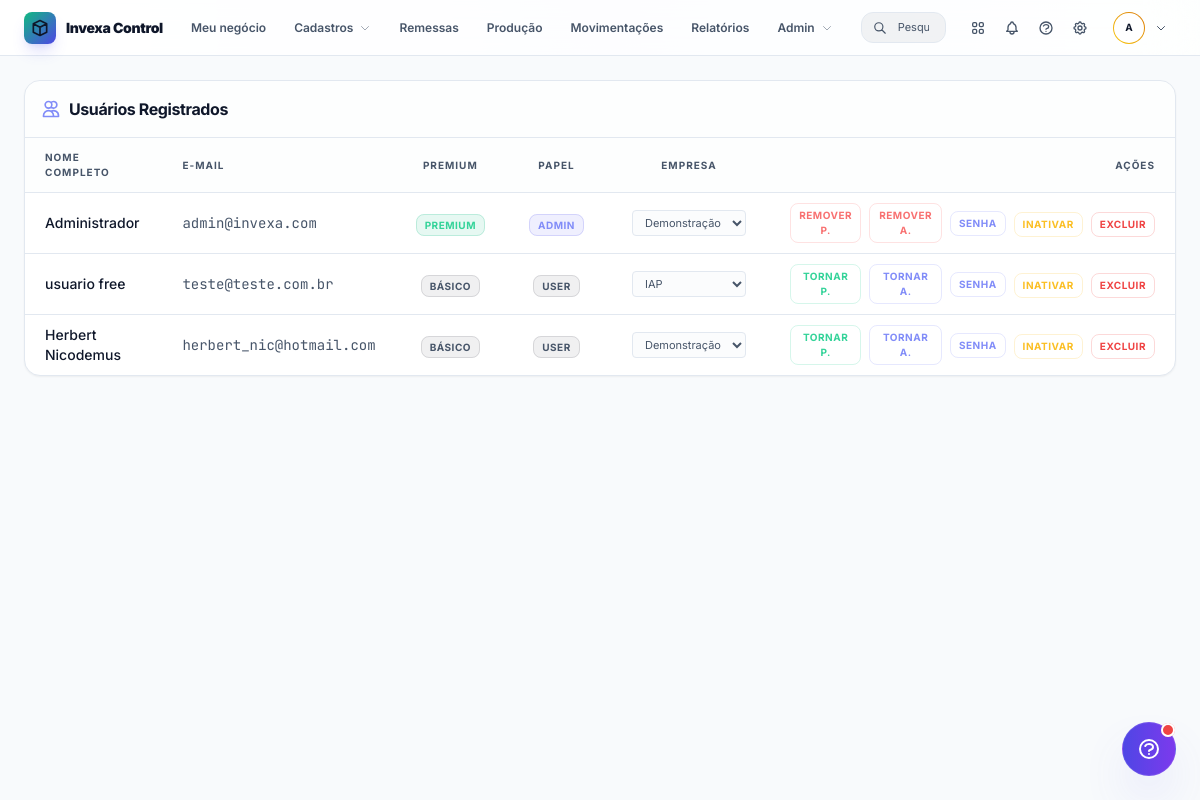
/admin/users (signed in), run on an earlier commit of the app's database.
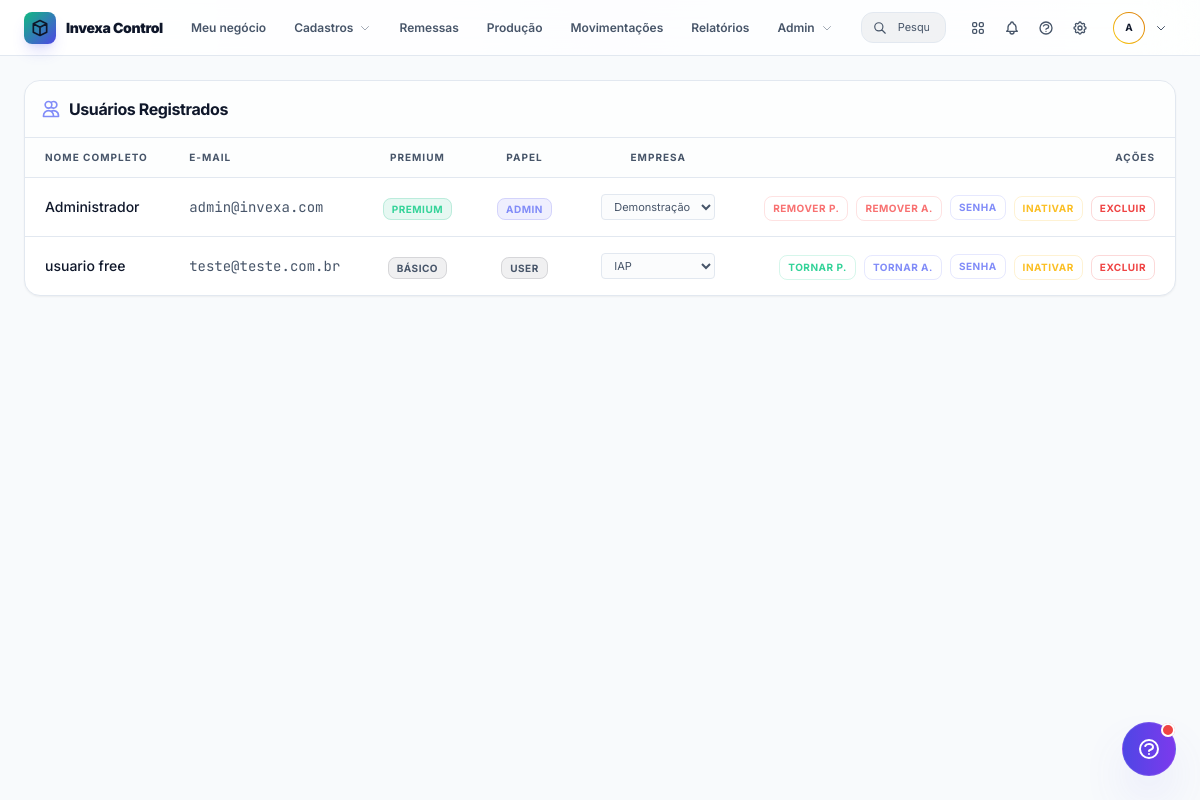
And on a later commit of the database.
### app/models/user.py (models this page shows)
class User(Base):
    __tablename__ = "users"
    id = Column(Integer, primary_key=True, index=True)
    email = Column(String, unique=True, index=True)
    hashed_password = Column(String)
    is_active = Column(Boolean, default=True)
    is_admin = Column(Boolean, default=False)
    company_id = Column(Integer, ForeignKey("companies.id"), nullable=True)
    company = relationship("Company", back_populates="users")
    is_premium = Column(Boolean, default=False)
    subscription_status = Column(String, default="inactive") # inactive, active, expired, canceled
    subscription_plan = Column(String, default="free") # free, monthly, annual
    subscription_end_date = Column(DateTime, nullable=True)
    full_name = Column(String, nullable=True)
    guide_version_viewed = Column(Integer, default=0)

### app/models/company.py (models this page shows)
class Company(Base):
    __tablename__ = "companies"
    id = Column(Integer, primary_key=True, index=True)
    name = Column(String, unique=True, index=True)
    is_active = Column(Boolean, default=True)
    logo_data = Column(String, nullable=True) # Base64 image data
    created_at = Column(DateTime, default=datetime.now)
    users = relationship("User", back_populates="company")
    categories = relationship("Category", back_populates="company")
    products = relationship("Product", back_populates="company")
    workers = relationship("Worker", back_populates="company")
    worker_types = relationship("WorkerType", back_populates="company")

### app/api/routers/admin.py (the view)
@router.get("/users")
async def admin_users_list(
    request: Request,
    user: User = Depends(admin_required),
    db: Session = Depends(get_db)
):
    users = db.query(User).all()
    companies = db.query(Company).all()
    return templates.TemplateResponse("admin_users.html", {
        "request": request,
        "user": user,
        "users": users,
        "companies": companies
    })

### app/templates/admin_users.html (shortened to what the changed rows need)
{% extends "base.html" %}
{% block content %}
<div class="flex flex-col gap-4">
    {% set success_msg = request.query_params.get('success') %}
    <div class="bg-surface border border-border rounded-2xl overflow-hidden shadow-sm">
        <div class="overflow-x-auto">
            <table class="w-full text-left border-collapse">
                <thead>
                    <tr class="bg-darker/30 border-b border-border">
                        <th class="px-5 py-3 text-[10px] font-bold text-muted uppercase tracking-widest">Nome
                            Completo</th>
                        <th class="px-5 py-3 text-[10px] font-bold text-muted uppercase tracking-widest">E-mail</th>
                        <th class="px-5 py-3 text-[10px] font-bold text-muted uppercase tracking-widest text-center">
                            Premium</th>
                        <th class="px-5 py-3 text-[10px] font-bold text-muted uppercase tracking-widest text-center">
                            Papel</th>
                        <th class="px-5 py-3 text-[10px] font-bold text-muted uppercase tracking-widest text-center">
                            Empresa</th>
                        <th class="px-5 py-3 text-[10px] font-bold text-muted uppercase tracking-widest text-right">
                            Ações</th>
                    </tr>
                </thead>
                <tbody class="divide-y divide-border">
                    {% for u in users %}
                    <tr class="hover:bg-primary/5 transition-colors group">
                        <td
                            class="px-5 py-2.5 text-sm font-medium text-main group-hover:text-primary transition-colors">
                            {{ u.full_name or 'N/A' }}
                        </td>
                        <td class="px-5 py-2.5 text-sm text-muted font-mono">{{ u.email }}</td>
                        <td class="px-5 py-2.5 text-center">
                            {% if u.is_premium %}
                            <span
                                class="px-2 py-1 bg-emerald-500/10 text-emerald-400 text-[10px] font-bold rounded-lg border border-emerald-500/20 uppercase tracking-wider">PREMIUM</span>
                            {% else %}
                            <span
                                class="px-2 py-1 bg-zinc-500/10 text-muted text-[10px] font-bold rounded-lg border border-zinc-500/20 uppercase tracking-wider">BÁSICO</span>
                            {% endif %}
                        </td>
                        <td class="px-6 py-4 text-center">
                            {% if u.is_admin %}
                            <span
                                class="px-2 py-1 bg-indigo-500/10 text-indigo-400 text-[10px] font-bold rounded-lg border border-indigo-500/20 uppercase tracking-wider">ADMIN</span>
                            {% else %}
                            <span
                                class="px-2 py-1 bg-zinc-500/10 text-muted text-[10px] font-bold rounded-lg border border-zinc-500/20 uppercase tracking-wider">USER</span>
                            {% endif %}
                        </td>
                        <td class="px-6 py-4 text-center">
                            <form action="/admin/users/{{ u.id }}/assign-company" method="POST"
                                class="flex items-center gap-2 justify-center">
                                <select name="company_id"
                                    class="text-[11px] bg-darker/50 border border-border rounded px-2 py-1 text-muted focus:border-primary outline-none transition-all"
                                    onchange="this.form.submit()">
                                    {% for company in companies %}
                                    <option value="{{ company.id }}" {% if u.company_id==company.id %}selected{% endif
                                        %}>{{ company.name }}</option>
                                    {% endfor %}
                                </select>
                            </form>
                        </td>
                        <td class="px-5 py-2.5 text-right">
                            <div class="flex items-center justify-end gap-2">
                                <form action="/admin/users/{{ u.id }}/toggle-premium" method="POST" class="inline">
                                    <button type="submit" class="text-[10px] font-bold transition-all px-2 py-1 rounded-lg border uppercase tracking-wider
                                        {% if u.is_premium %}
                                        text-red-400 border-red-400/20 hover:bg-red-400/10
                                        {% else %}
                                        text-emerald-400 border-emerald-400/20 hover:bg-emerald-400/10
                                        {% endif %}">
                                        {% if u.is_premium %}Remover P.{% else %}Tornar P.{% endif %}
                                    </button>
                                </form>
                                <form action="/admin/users/{{ u.id }}/toggle-admin" method="POST" class="inline">
                                    <button type="submit" class="text-[10px] font-bold transition-all px-2 py-1 rounded-lg border uppercase tracking-wider
                                         {% if u.is_admin %}
                                         text-red-400 border-red-400/20 hover:bg-red-400/10
                                         {% else %}
                                         text-indigo-400 border-indigo-400/20 hover:bg-indigo-400/10
                                         {% endif %}" {% if u.id==user.id %}disabled opacity-50
                                        title="Você não pode remover seu próprio acesso" {% endif %}>
                                        {% if u.is_admin %}Remover A.{% else %}Tornar A.{% endif %}
                                    </button>
                                </form>
                                <button type="button"
                                    onclick="const p = prompt('Digite a nova senha para {{ u.email }}:'); if(p) { document.getElementById('new-password-{{ u.id }}').value = p; document.getElementById('reset-form-{{ u.id }}').submit(); }"
                                    class="text-[10px] font-bold transition-all px-2 py-1 rounded-lg border border-indigo-400/20 text-indigo-400 hover:bg-indigo-400/10 uppercase tracking-wider">
                                    Senha
                                </button>
                                <form action="/admin/users/{{ u.id }}/toggle-active" method="POST" class="inline">
                                    <button type="submit" class="text-[10px] font-bold transition-all px-2 py-1 rounded-lg border uppercase tracking-wider
                                         {% if u.is_active %}
                                         text-amber-400 border-amber-400/20 hover:bg-amber-400/10
                                         {% else %}
                                         text-emerald-400 border-emerald-400/20 hover:bg-emerald-400/10
                                         {% endif %}" {% if u.id==user.id %}disabled opacity-50{% endif %}>
                                        {% if u.is_active %}Inativar{% else %}Ativar{% endif %}
                                    </button>
                                </form>
                                <form action="/admin/users/{{ u.id }}/delete" method="POST" class="inline"
                                    onsubmit="return confirm('Tem certeza que deseja excluir este usuário permanentemente?')">
                                    <button type="submit"
                                        class="text-[10px] font-bold transition-all px-2 py-1 rounded-lg border border-red-500/20 text-red-500 hover:bg-red-500/10 uppercase tracking-wider"
                                        {% if u.id==user.id %}disabled opacity-50{% endif %}>
                                        Excluir
                                    </button>
                                </form>
                            </div>
                        </td>
                    </tr>
                    {% endfor %}
                </tbody>
            </table>
        </div>
    </div>
</div>
{% endblock %}

### app/templates/base.html (shortened to what the changed rows need)
<!DOCTYPE html>
<html lang="pt-BR">
<head>
    <script src="https://cdn.tailwindcss.com"></script>
    <link rel="stylesheet" href="{{ url_for('static', path='css/style.css') }}">
</head>
<body
    class="bg-dark text-main font-sans antialiased h-screen flex flex-col overflow-hidden selection:bg-indigo-500/30 selection:text-indigo-200 transition-colors duration-300">
    <header
        class="bg-surface/90 backdrop-blur-xl border-b border-border h-14 flex items-center px-4 md:px-6 gap-4 z-[9999] shrink-0 select-none">
        <div class="flex items-center gap-1 sm:gap-2 shrink-0">
            <div class="relative h-full flex items-center" x-data="{ open: false }" @click.away="open = false">
                <button @click="open = !open"
                    class="flex items-center gap-2.5 p-1 px-2 rounded-full hover:bg-primary/5 transition-all outline-none border border-transparent {% if user and user.is_premium %}hover:border-yellow-500/20{% else %}hover:border-primary/20{% endif %}">
                    <div
                        class="w-8 h-8 rounded-full bg-gradient-to-tr {% if user and user.is_premium %}from-yellow-400 to-amber-600{% else %}from-emerald-500 to-indigo-600{% endif %} p-[1px] shrink-0">
                        <div
                            class="h-full w-full rounded-full bg-surface flex items-center justify-center text-main font-bold text-[10px]">
                            {{ user.full_name[0] if (user and user.full_name) else 'U' }}</div>
                    </div>
                </button>
            </div>
        </div>
    </header>
    <main class="flex-1 flex flex-col min-h-0 relative w-full bg-dark">
        <div class="flex-1 overflow-y-auto p-4 md:p-6 custom-scrollbar">
            {% block content %}{% endblock %}
        </div>
    </main>
</body>
</html>

What changed in the data, as far as the page shows it:
removed User: full_name "Herbert Nicodemus", email "herbert_nic@hotmail.com", is_premium "BÁSICO", is_admin "USER", company_id "Demonstração", is_active "INATIVAR"
